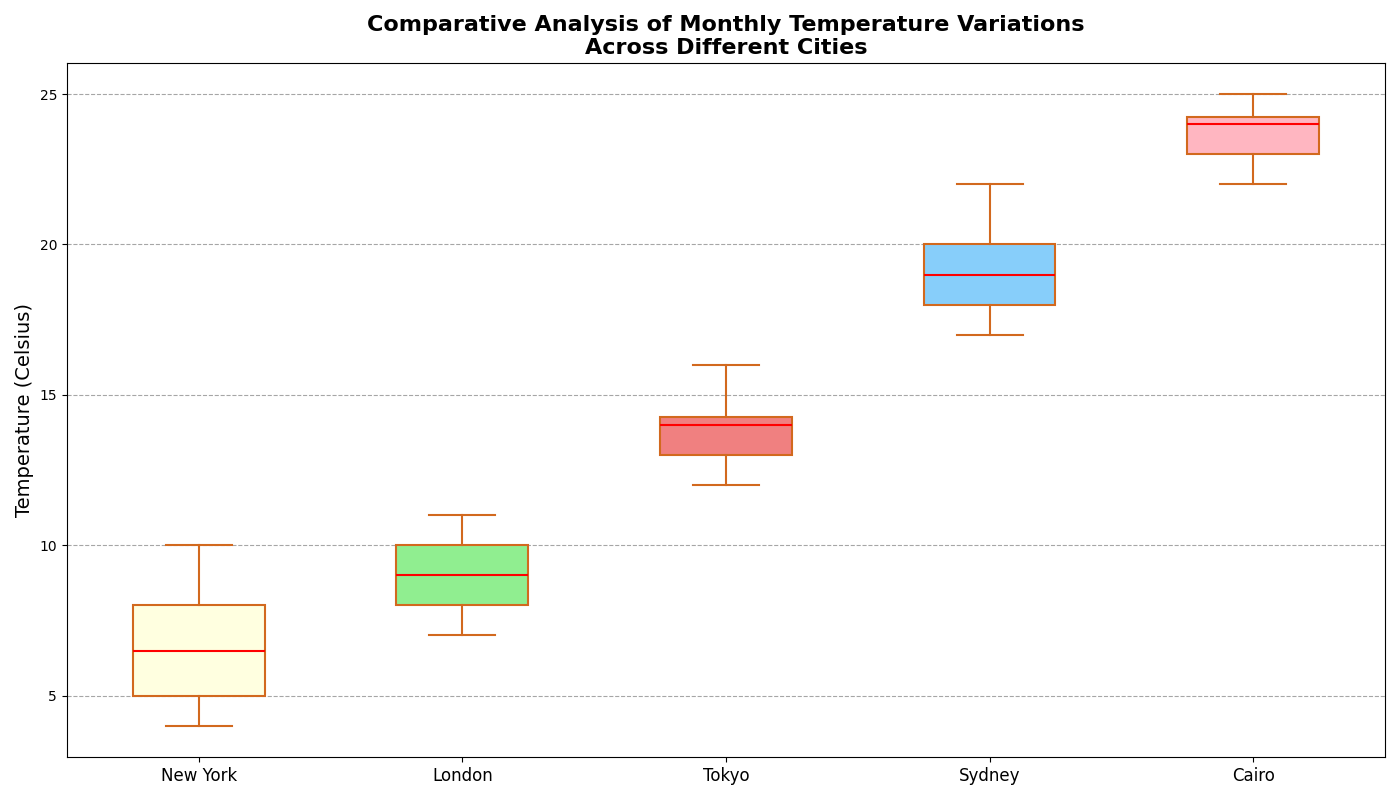

Here is the Python script that generated this plot:
import matplotlib.pyplot as plt

cities = ['New York', 'London', 'Tokyo', 'Sydney', 'Cairo']

temperatures = [
    [5, 6, 8, 7, 6, 5, 7, 8, 9, 4, 5, 5, 6, 7, 8, 5, 6, 7, 10, 6, 7, 5, 8, 9],        # New York
    [7, 8, 10, 9, 8, 8, 9, 10, 11, 8, 9, 8, 10, 9, 8, 9, 10, 11, 10, 9, 8, 10, 9, 8], # London
    [12, 13, 12, 15, 13, 14, 13, 14, 15, 13, 14, 15, 13, 12, 14, 16, 13, 14, 15, 13, 14, 15, 13, 14], # Tokyo
    [18, 20, 19, 21, 22, 18, 20, 17, 20, 21, 19, 17, 18, 19, 20, 18, 19, 17, 20, 19, 21, 17, 18, 20], # Sydney
    [23, 25, 22, 24, 23, 25, 24, 23, 24, 25, 22, 24, 23, 24, 22, 25, 23, 24, 25, 23, 24, 25, 22, 23]  # Cairo
]

fig, ax = plt.subplots(figsize=(14, 8))
bplot = ax.boxplot(temperatures, vert=True, patch_artist=True,
                   boxprops=dict(facecolor='wheat', color='chocolate', linewidth=1.5),
                   whiskerprops=dict(color='chocolate', linewidth=1.5),
                   capprops=dict(color='chocolate', linewidth=1.5),
                   medianprops=dict(color='red', linewidth=1.5),
                   flierprops=dict(markerfacecolor='chocolate', marker='o', markersize=6, alpha=0.6))

ax.set_xticklabels(cities, fontsize=12)
ax.set_title('Comparative Analysis of Monthly Temperature Variations\nAcross Different Cities', fontsize=16, fontweight='bold')
ax.set_ylabel('Temperature (Celsius)', fontsize=14)
ax.yaxis.grid(True, linestyle='--', which='major', color='grey', alpha=0.7)

# Shuffled colors for different data groups
colors = ['lightyellow', 'lightgreen', 'lightcoral', 'lightskyblue', 'lightpink']
for patch, color in zip(bplot['boxes'], colors):
    patch.set_facecolor(color)

plt.tight_layout()
plt.show()
